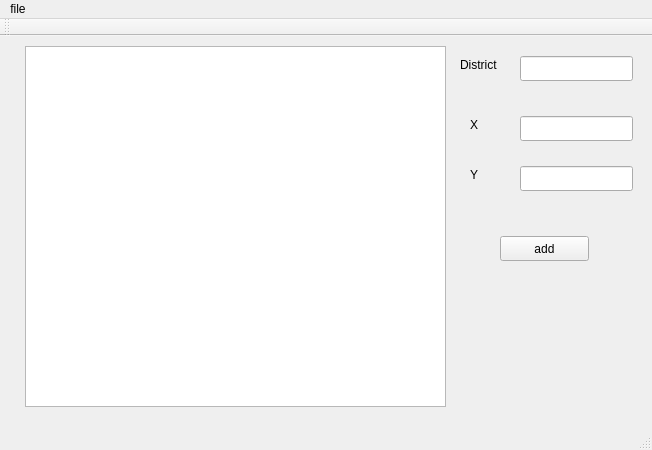
<?xml version="1.0" encoding="UTF-8"?>
<ui version="4.0">
 <class>MainWindow</class>
 <widget class="QMainWindow" name="MainWindow">
  <property name="geometry">
   <rect>
    <x>0</x>
    <y>0</y>
    <width>652</width>
    <height>450</height>
   </rect>
  </property>
  <property name="windowTitle">
   <string>MainWindow</string>
  </property>
  <widget class="QWidget" name="centralWidget">
   <widget class="QTableView" name="tableView">
    <property name="geometry">
     <rect>
      <x>25</x>
      <y>10</y>
      <width>421</width>
      <height>361</height>
     </rect>
    </property>
   </widget>
   <widget class="QLabel" name="label">
    <property name="geometry">
     <rect>
      <x>460</x>
      <y>20</y>
      <width>67</width>
      <height>17</height>
     </rect>
    </property>
    <property name="text">
     <string>District</string>
    </property>
   </widget>
   <widget class="QLineEdit" name="lineEdit">
    <property name="geometry">
     <rect>
      <x>520</x>
      <y>20</y>
      <width>113</width>
      <height>25</height>
     </rect>
    </property>
   </widget>
   <widget class="QLabel" name="label_2">
    <property name="geometry">
     <rect>
      <x>470</x>
      <y>80</y>
      <width>67</width>
      <height>17</height>
     </rect>
    </property>
    <property name="text">
     <string>X</string>
    </property>
   </widget>
   <widget class="QLabel" name="label_3">
    <property name="geometry">
     <rect>
      <x>470</x>
      <y>130</y>
      <width>67</width>
      <height>17</height>
     </rect>
    </property>
    <property name="text">
     <string>Y</string>
    </property>
   </widget>
   <widget class="QLineEdit" name="lineEdit_2">
    <property name="geometry">
     <rect>
      <x>520</x>
      <y>80</y>
      <width>113</width>
      <height>25</height>
     </rect>
    </property>
   </widget>
   <widget class="QLineEdit" name="lineEdit_3">
    <property name="geometry">
     <rect>
      <x>520</x>
      <y>130</y>
      <width>113</width>
      <height>25</height>
     </rect>
    </property>
   </widget>
   <widget class="QPushButton" name="pushButton">
    <property name="geometry">
     <rect>
      <x>500</x>
      <y>200</y>
      <width>89</width>
      <height>25</height>
     </rect>
    </property>
    <property name="text">
     <string>add</string>
    </property>
   </widget>
  </widget>
  <widget class="QMenuBar" name="menuBar">
   <property name="geometry">
    <rect>
     <x>0</x>
     <y>0</y>
     <width>652</width>
     <height>22</height>
    </rect>
   </property>
   <widget class="QMenu" name="menufile">
    <property name="title">
     <string>file</string>
    </property>
    <addaction name="actionopen"/>
    <addaction name="actionsave"/>
   </widget>
   <addaction name="menufile"/>
  </widget>
  <widget class="QToolBar" name="mainToolBar">
   <attribute name="toolBarArea">
    <enum>TopToolBarArea</enum>
   </attribute>
   <attribute name="toolBarBreak">
    <bool>false</bool>
   </attribute>
  </widget>
  <widget class="QStatusBar" name="statusBar"/>
  <action name="actionopen">
   <property name="text">
    <string>open</string>
   </property>
  </action>
  <action name="actionsave">
   <property name="text">
    <string>save</string>
   </property>
  </action>
 </widget>
 <layoutdefault spacing="6" margin="11"/>
 <resources/>
 <connections/>
</ui>
